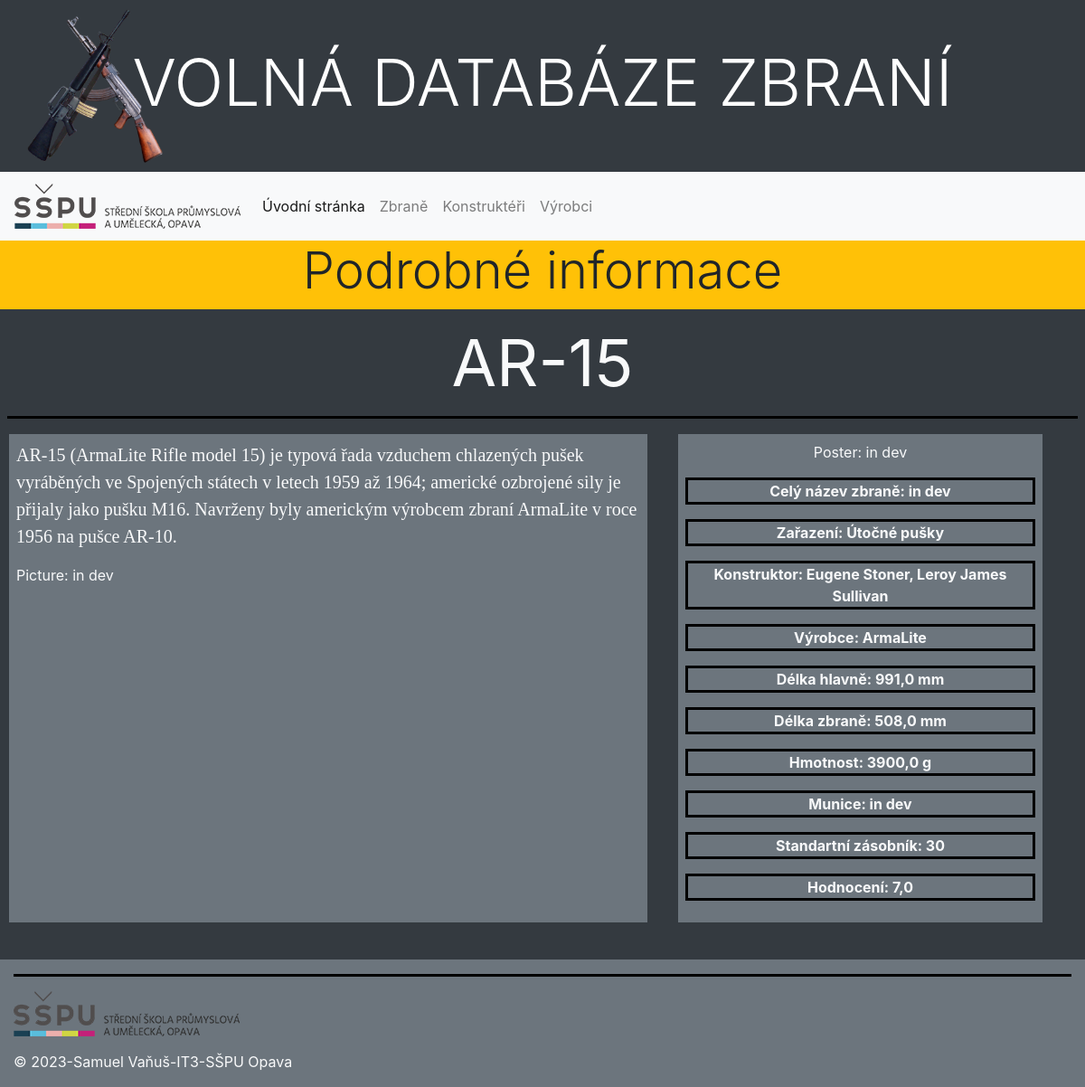
The page /guns/guns/3 on the database its author committed.
### guns/models.py (models this page shows, shortened)
class Gun(models.Model):
    name = models.CharField(max_length=100, unique=True, verbose_name="Označení zbraně",
                            help_text="Zadejte označení zbraně")
    length = models.FloatField(verbose_name="Celková délka zbraně (mm)",
                               help_text="Zadejte délku zbraně v milimetrech",
                               validators=[MinValueValidator(0.1), MaxValueValidator(2000.0)])
    barrel_length = models.FloatField(verbose_name="Délka hlavně zbraně (mm)",
                                      help_text="Zadejte délku hlavně zbraně v milimetrech",
                                      validators=[MinValueValidator(0.1), MaxValueValidator(2000.0)])
    weight = models.FloatField(verbose_name="Celková hmotnost zbraně (g)",
                               validators=[MinValueValidator(0.1), MaxValueValidator(20000.0)],
                               help_text="Zadejte hmotnost zbraně v gramech")
    magazine = models.IntegerField(verbose_name="Celková kapacita obvyklého zásobníku",
                                   help_text="Zadejte množtví munice v základním zásobníku zbraně", default=1)
    '''developed = models.PositiveIntegerField(blank=True, null=True,
                                             validators=[MinValueValidator(900), MaxValueValidator(2100)],
                                             verbose_name='Rok vydání', help_text='Zadejte rok vydání (1500 - 2100)')'''
    description = models.TextField(blank=True, verbose_name="Popis zbraně",
                                   help_text="Popište tuto zbraň (historie, vlastnosti"
                                             ", zvláštnosti...)")
    type = models.ManyToManyField(Type, help_text='Vyberte typ zbraně')
    maker = models.ManyToManyField(Maker, blank=True, help_text='Vyberte výrobce zbraně')
    inventor = models.ManyToManyField(Inventor, blank=True, help_text='Vyberte vynálezces zbraně')
    poster = models.ImageField(upload_to='guns/posters/', blank=True, null=True,
                               verbose_name="Poster")
    rate = models.FloatField(default=5.0,
                             validators=[MinValueValidator(1.0), MaxValueValidator(10.0)],
                             null=True,
                             verbose_name="Hodnocení",
                             help_text="Prosím, ohodnoťte na stupnici 1-10")
    class Meta:
        ordering = ["name"]

class Type(models.Model):
    name = models.CharField(max_length=50, unique=True, verbose_name="Označení typu",
                            help_text="Zadejte název typu")
    description = models.TextField(max_length=300, blank=True, null=True, verbose_name="Popis a charakteristika typu")
    class Meta:
        ordering = ["name"]

class Inventor(models.Model):
    name = models.CharField(max_length=80, verbose_name='Jméno vynálezce', help_text='Zadejte jméno vynálezce', )
    surname = models.CharField(max_length=50, verbose_name='Příjmení vynálezce', help_text='Zadejte příjmení vynálezce')
    birth = models.DateField(blank=True, null=True, verbose_name='Datum narození')
    death = models.DateField(blank=True, null=True, verbose_name='Datum úmrtí')
    about = models.TextField(blank=True, verbose_name='O vynálezci')
    class Meta:
        ordering = ['surname', 'name']
        verbose_name = 'Vynálezce'
        verbose_name_plural = 'Vynálezci'

class Maker(models.Model):
    name = models.CharField(max_length=100, unique=True, verbose_name="Název firmy/výrobce",
                            help_text="Zadejte název výrobce nebo firmy")
    address = models.CharField(blank=True, max_length=150, verbose_name="Adresa firmy/výrobce",
                               help_text='Zadejte adresu firmy nebo výrobce, pokud je známá.')
    about = models.TextField(max_length=300, blank=True, null=True,
                             verbose_name="O vyrábějící firmě nebo výrobci zbraně")
    class Meta:
        ordering = ["name"]

### guns/views.py (the view)
# urls.py: path('guns/<int:pk>', views.GunDetailView.as_view(), name='gun_detail'),
class GunDetailView(DetailView):
    model = Gun
    context_object_name = "gun_detail"
    template_name = 'gun/detail.html'

### guns/templates/gun/detail.html (shortened to what this page needs)
{% extends "base.html" %}
{% block content %}
<div class="row mb-3">
    <div class="col-sm-12 bg-warning">
        <h2 class="display-4 text-center">Podrobné informace</h2>
    </div>
</div>
<div class="mt-3 mb-3 pb-2 pl-2 pr-2">
    <h2 class="display-3 mt-3 text-center text-light"><strong>{{ gun_detail.name }}</strong></h2>
    <hr style="height:2px;text-align:left;margin-left:0;background-color:black">
    <div class="row mb-3">
        <div class="bg-secondary text-light col-lg-7 ml-3 mr-3 mb-3 p-2 border border-dark">
            <p class="text">{{ gun_detail.description }}</p>
            <p>Picture: in dev</p>
        </div>
        <div class="p-2 ml-3 mr-3 mb-3 bg-secondary col-lg-4 text-light text-center border border-dark">
            <p>Poster: in dev</p>
            <p class="detail"><strong>Celý název zbraně: in dev</strong></p>
            <p class="detail"><strong>Zařazení: {% for type in gun_detail.type.all %}{{ type.name }}{% endfor %}</strong></p>
            <p class="detail"><strong>Konstruktor: {% for inventor in gun_detail.inventor.all %}{{ inventor.name }}
                {{ inventor.surname }}{% if not forloop.last %}, {% endif %}{% endfor %}</strong></p>
            <p class="detail"><strong>Výrobce: {% for maker in gun_detail.maker.all %}{{ maker.name }}
                {% if not forloop.last %}, {% endif %}{% endfor %}</strong></p>
            <p class="detail"><strong>Délka hlavně: {{ gun_detail.length }} mm</strong></p>
            <p class="detail"><strong>Délka zbraně: {{ gun_detail.barrel_length }} mm</strong></p>
            <p class="detail"><strong>Hmotnost: {{ gun_detail.weight }} g</strong></p>
            <p class="detail"><strong>Munice: in dev</strong></p>
            <p class="detail"><strong>Standartní zásobník: {{ gun_detail.magazine }}</strong></p>
            <p class="detail"><strong>Hodnocení: {{ gun_detail.rate }}</strong></p>
        </div>
    </div>
</div>
{% endblock %}

### guns/static/css/style.css (style rules this page uses)
.detail { border-style: solid; border-color: black; }

### rows shown on the page
Gun: name "AR-15", description "AR-15 (ArmaLite Rifle model 15) je typová řada vzduchem chlazených pušek vyráběných ve Spojených státech v letech 1959 až 1964; americké ozbrojené sily je přijaly jako pušku M16. Navrženy byly americkým výrobcem zbraní ArmaLite v roce 1956 na pušce AR-10.", length "991,0", barrel_length "508,0", weight "3900,0", magazine "30", rate "7,0"
Type: name "Útočné pušky"
Inventor: name "Eugene", surname "Stoner"
Inventor: name "Leroy James", surname "Sullivan"
Maker: name "ArmaLite"
